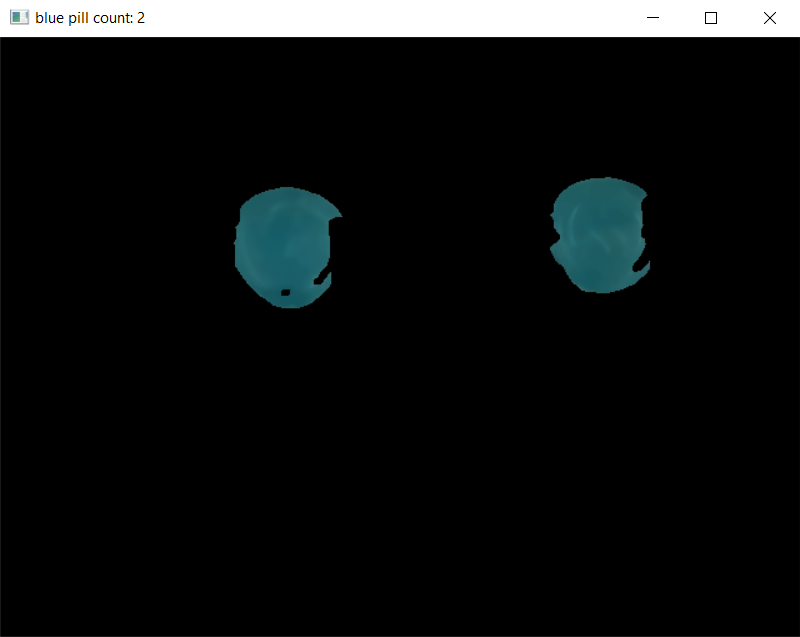
#> input picture Homework 1/Python OpenCV2/Images/bluepill_count1.PNG, 800 x 637 px, given in place of the camera
$ jupyter execute Pill_detect.ipynb   (shell and % lines are left out)
#> lines starting #> are read from the running program, lines starting #| are printed output that depends on the picture; after the words box and inside, x2 and y2 are one past the last pixel; in counts of white or black regions, pixels touching at a corner belong together
[cell 1]
#take picture from video stream on pressing escape key
#pictures are taken with 2 top horizontal light strips and the table light towards the administration door (with blinders closed)
import cv2

cv2.namedWindow("tripod cam")
vc = cv2.VideoCapture(1)

if vc.isOpened(): # try to get the first frame
    rval, frame = vc.read()
#> frame is the input picture: shape (637, 800, 3); mean B, G, R 18.5, 18.3, 15.9
else:
    rval = False

while rval:
    cv2.imshow("tripod cam", frame)
    rval, frame = vc.read()
    key = cv2.waitKey(20)
#> (key Esc is pressed here)
    if key == 27: # exit on ESC
        break

cv2.imwrite('Images/testresult1.png', frame)
vc.release()
cv2.destroyWindow("tripod cam")

[cell 2]
#live filter application (1 mask at a time)

import cv2
import numpy as np

# define the list of boundaries
#we need red white and black
#https://www.etutorialspoint.com/index.php/329-detect-specific-color-from-image-using-python-opencv
boundaries = [#BGR
	([165, 135, 70], [185, 160, 120]), #blue pills
]

cv2.namedWindow("tripod cam")
vc = cv2.VideoCapture(0)

if vc.isOpened(): # try to get the first frame
    rval, img = vc.read()
else:
    rval = False

while rval:
    rval, img = vc.read()
    key = cv2.waitKey(20)
#> (key Esc is pressed here)

    # loop over the boundaries
    for (lower, upper) in boundaries:
        # create NumPy arrays from the boundaries
        lower = np.array(lower, dtype = "uint8")
        upper = np.array(upper, dtype = "uint8")
        # find the colors within the specified boundaries and apply
        # the mask
        mask = cv2.inRange(img, lower, upper)
        output = cv2.bitwise_and(img, img, mask = mask)
        # show the images
        cv2.imshow("images", np.hstack([img, output]))
        key = cv2.waitKey(20)
#> this loop made 1 pass; (key Esc is pressed on pass 1)
#> pass 1, `mask = cv2.inRange(img, lower, upper)`:
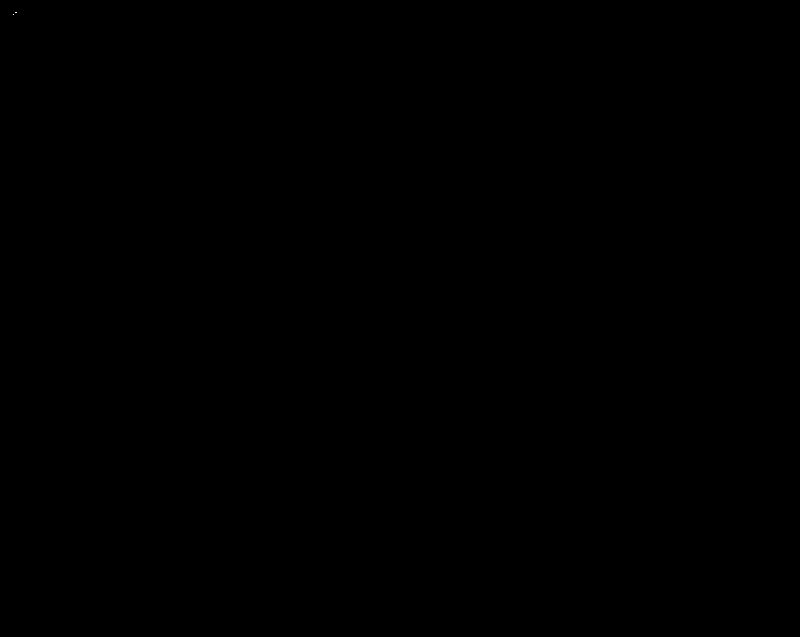
#> mask: shape (637, 800); 0% white in thin lines or dots, all inside (x1, y1, x2, y2) = (13, 12, 17, 15)
#> pass 1, `cv2.imshow("images", np.hstack([img, output]))`:
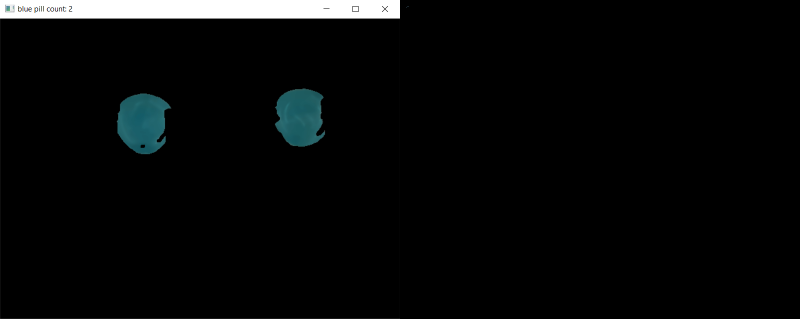
#> window 'images': shape (637, 1600, 3) (shown at 1/2 size); mean B, G, R 9.2, 9.1, 7.9

    if key == 27: # exit on ESC
        break

vc.release()
cv2.destroyWindow("images")
cv2.destroyWindow("tripod cam")

[cell 3]
import cv2
import numpy as np

img = cv2.imread(r"G:\\My Drive\\1. EIT Digital master\\Estland\\Semester 1\\Machine vision\\MV2021\\Homework 1\\Python OpenCV2\\Images\\testresult3.png")
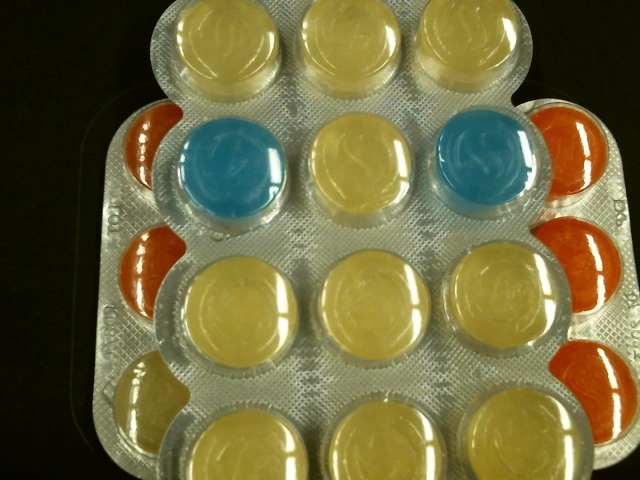
#> input picture Homework 1/Python OpenCV2/Images/testresult3.png, 640 x 480 px, found by its file name
#> img is the input picture: shape (480, 640, 3); mean B, G, R 62.7, 105.3, 110.9

# define the list of boundaries
boundaries = [ #BGR lower limit - upper limit
	([80, 75, 20], [140, 125, 60]), #blue
	([0, 40, 140], [10, 85, 210]), #orange
	([20, 100, 120], [80, 165, 185]) #yellow
]

# loop over the boundaries
i = 0
colour_list = ['blue', 'orange', 'yellow']

for (lower, upper) in boundaries:
    # create NumPy arrays from the boundaries
    lower = np.array(lower, dtype = "uint8")
    upper = np.array(upper, dtype = "uint8")
    # find the colors within the specified boundaries and apply
    # the mask

    # Gaussian blur: Kernel size: 15x15 Sigma=2
    blur = cv2.GaussianBlur(img, (15, 15), 2) #blur image https://stackoverflow.com/questions/45943602/removing-pixels-less-than-n-sizenoise-in-an-image-open-cv-python

    # Apply color mask to have different images for each color
    mask = cv2.inRange(blur, lower, upper)

    output = cv2.bitwise_and(img, img, mask = mask)
    kernel = np.ones((3,3), dtype = np.uint8)

    # Erosion to avoid noise connected components
    output = cv2.erode(output, kernel) #to get rid of the yellow spots on the silver parts

    # Denoising using Non-local Means
    output = cv2.fastNlMeansDenoisingColored(output) #get rid of noise https://opencv24-python-tutorials.readthedocs.io/en/latest/py_tutorials/py_photo/py_non_local_means/py_non_local_means.html

    # counting the contours and thresholding them to count the pills
    # in order to do so, the image needs to be thresholded (binary) first
    output_bw = cv2.cvtColor(output, cv2.COLOR_BGR2GRAY)
    ret,thresh1 = cv2.threshold(output_bw,127,255, cv2.THRESH_BINARY)
    contours, hierarchy = cv2.findContours(output_bw, cv2.RETR_EXTERNAL, cv2.CHAIN_APPROX_SIMPLE)

    # Take into account only connected components bigger than 1500 pixels (Avoid counting noise elements)
    threshold_area = 1500
    pill_count = 0
    for cnt in contours:
        area = cv2.contourArea(cnt)
        if(area > threshold_area):
            pill_count += 1

    # show the images
    cv2.imshow("%s pill count: %d" %(colour_list[i], pill_count), output) #np.hstack([img, output])
    cv2.imwrite('Images/testresult3_output_img%i.png'%i, output)
    i += 1
    cv2.waitKey(0)
#> this loop made 3 passes
#> (lower, upper) on passes 1 to 3: ([80, 75, 20], [140, 125, 60]), ([0, 40, 140], [10, 85, 210]), ([20, 100, 120], [80, 165, 185])
#> pass 1, `blur = cv2.GaussianBlur(img, (15, 15), 2)`:
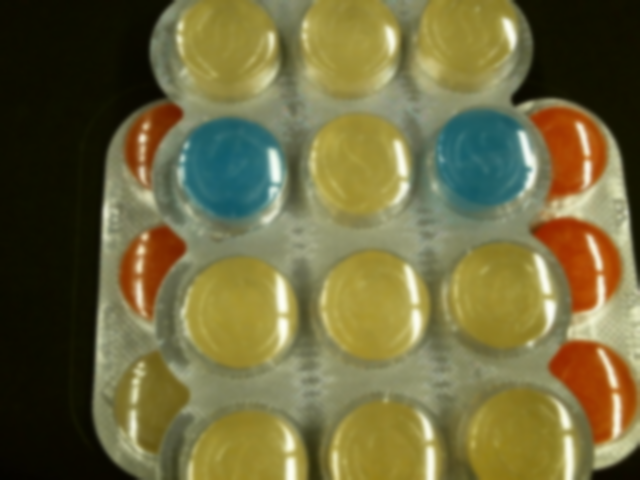
#> blur: shape (480, 640, 3); mean B, G, R 62.7, 105.3, 110.9
#> pass 1, `mask = cv2.inRange(blur, lower, upper)`:
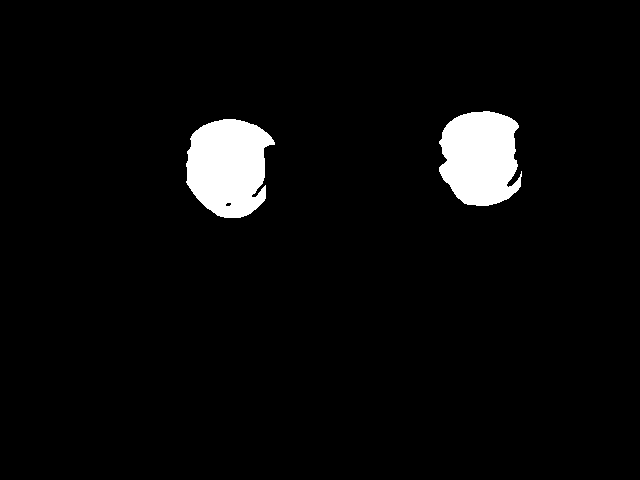
#> mask: shape (480, 640); 4.2% white; 2 white regions, box (x1, y1, x2, y2) and area: (186, 119, 275, 218) 6629, (439, 111, 522, 206) 6195
#> pass 1, `output = cv2.bitwise_and(img, img, mask = mask)`:
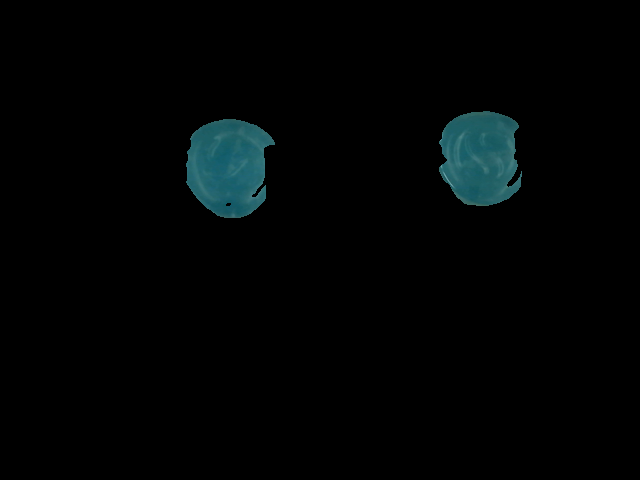
#> output: shape (480, 640, 3); mean B, G, R 4.5, 4.2, 1.5
#> after the loop:
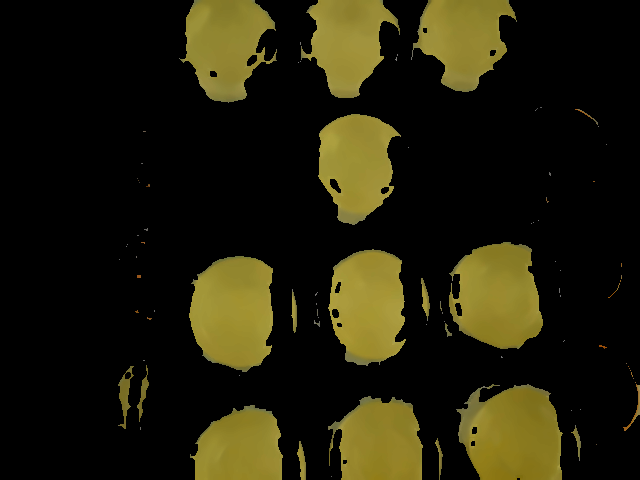
#> output: shape (480, 640, 3); mean B, G, R 10.8, 30.2, 33.3
#> after the loop:
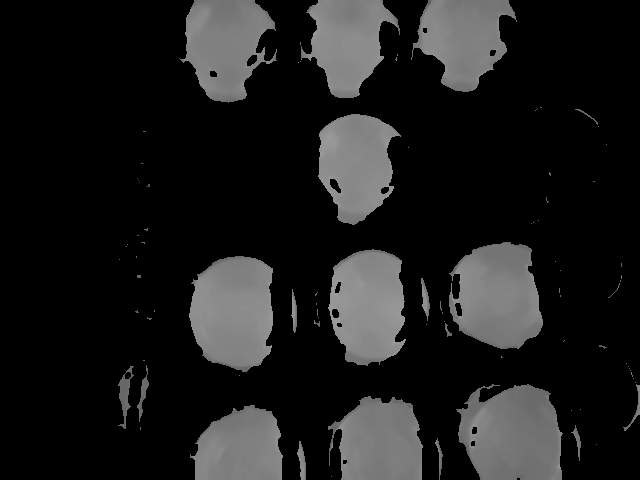
#> output_bw: shape (480, 640); min 0, max 159, mean 28.9
#> after the loop, i = 3
